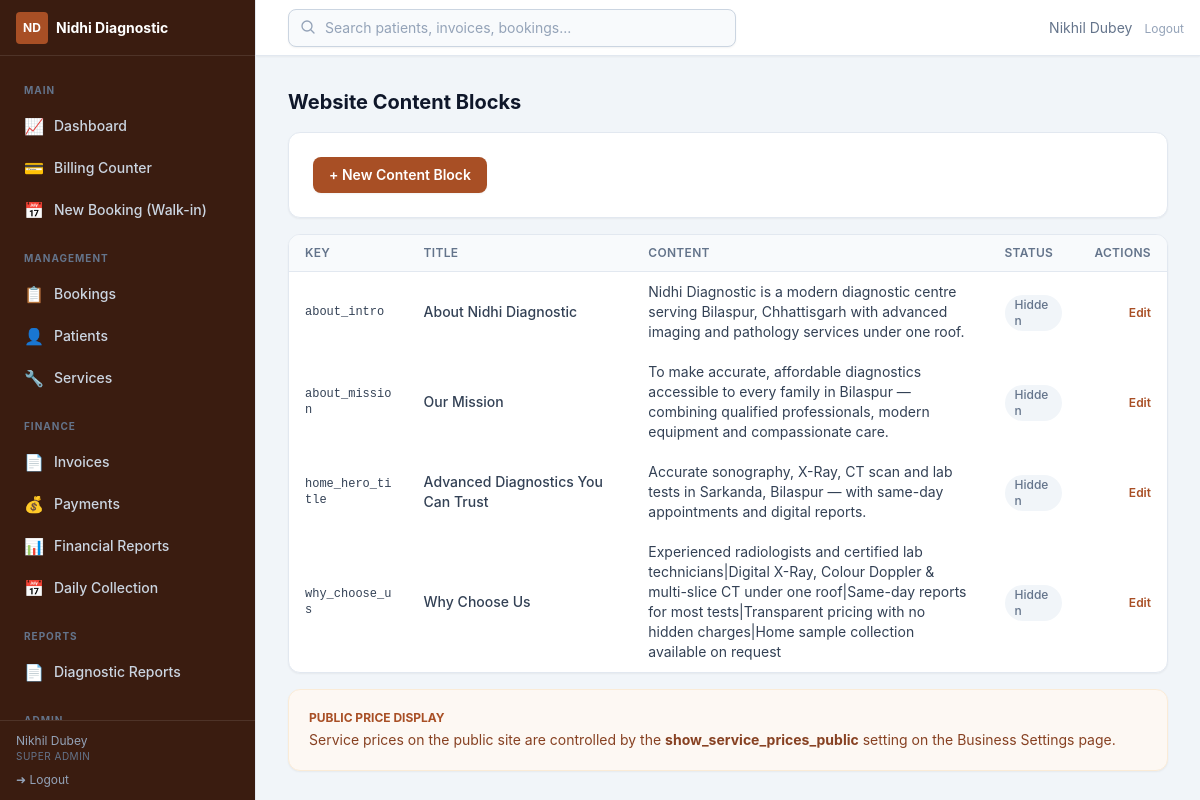
The app's page /admin/settings/content (signed in) with its own data.
### app/utils/helpers.py (models this page shows, shortened)
class Setting(db.Model):
    __tablename__ = "settings"
    key = db.Column(db.String(64), primary_key=True)
    value = db.Column(db.Text, nullable=False, default="")
    updated_at = db.Column(
        db.DateTime, default=lambda: datetime.now(timezone.utc).replace(tzinfo=None),
        onupdate=lambda: datetime.now(timezone.utc).replace(tzinfo=None),
    )
    updated_by = db.Column(db.Integer, db.ForeignKey("users.id", ondelete="SET NULL"))

### app/models/user.py (models this page shows, shortened)
class TimestampMixin:
    created_at = db.Column(db.DateTime, default=utcnow, nullable=False)
    updated_at = db.Column(db.DateTime, default=utcnow, onupdate=utcnow)

class User(db.Model, TimestampMixin, UserMixin):
    __tablename__ = "users"
    id = db.Column(db.Integer, primary_key=True)
    username = db.Column(db.String(64), unique=True, nullable=False, index=True)
    email = db.Column(db.String(254), unique=True)
    full_name = db.Column(db.String(128), nullable=False)
    password_hash = db.Column(db.String(256), nullable=False)
    role_id = db.Column(db.Integer, db.ForeignKey("roles.id"), nullable=False)
    is_active = db.Column(db.Boolean, default=True, nullable=False)
    last_login_at = db.Column(db.DateTime)
    role = db.relationship("Role", lazy="selectin")
    def has_permission(self, *codes) -> bool:
        if not self.role:
            return False
        if self.role.name == "super_admin":
            return True
        return bool(set(codes) & self.role.codes)

class Role(db.Model):
    __tablename__ = "roles"
    id = db.Column(db.Integer, primary_key=True)
    name = db.Column(db.String(32), unique=True, nullable=False, index=True)
    label = db.Column(db.String(64))
    permissions = db.relationship(
        "Permission", secondary="role_permissions", back_populates="roles",
        lazy="selectin",
    )

### app/models/content.py (models this page shows)
class WebsiteContent(db.Model, TimestampMixin):
    __tablename__ = "website_contents"
    id = db.Column(db.Integer, primary_key=True)
    key = db.Column(db.String(64), unique=True, nullable=False, index=True)
    title = db.Column(db.String(200))  # human label in admin UI
    body = db.Column(db.Text, default="")
    updated_by_id = db.Column(db.Integer, db.ForeignKey("users.id"))

### app/admin/settings.py (the view, shortened to what this page needs)
@settings_bp.route("/content", methods=["GET", "POST"])
@login_required
@permission_required("settings.manage")
def content():
    form = ContentForm()
    rows = WebsiteContent.query.order_by(WebsiteContent.key).all()
    from app.utils.helpers import get_setting
    return render_template("admin/settings/content.html", rows=rows,
                           show_public_prices=get_setting("show_service_prices_public"))

### app/admin/settings.py
class ContentForm(FlaskForm):
    title = StringField(validators=[Optional(), Length(max=200)])
    body = TextAreaField(validators=[Length(max=5000)])

### app/models/user.py (called while the page is built)
@login_manager.user_loader
def load_user(user_id):
    return db.session.get(User, int(user_id))

### app/utils/helpers.py (called while the page is built)
def get_setting(key, default=""):
    row = db.session.get(Setting, key)
    if row is not None:
        return row.value
    return SETTING_DEFAULTS.get(key, default)

def permission_required(*permissions):
    def decorator(view):
        @wraps(view)
        def wrapped(*args, **kwargs):
            if not current_user.is_authenticated:
                return redirect(url_for("auth.login", next=request.url))
            if not current_user.has_permission(*permissions):
                abort(403)
            return view(*args, **kwargs)
        return wrapped
    return decorator

### app/templates/admin/settings/content.html (shortened to what this page needs)
{% extends "admin/base.html" %}
{% block content %}
<div class="flex flex-wrap items-center justify-between gap-3">
  <h1 class="text-xl font-bold text-slate-900">Website Content Blocks</h1>
</div>
<div class="card mt-4 p-6" x-data="{showForm: false}">
  <button type="button" @click="showForm = !showForm" class="btn-primary text-sm">+ New Content Block</button>
</div>
<div class="card mt-4 overflow-hidden">
  <div class="overflow-x-auto">
    <table class="table-base table-responsive">
      <thead><tr><th>Key</th><th>Title</th><th>Content</th><th>Status</th><th class="text-right">Actions</th></tr></thead>
      <tbody>
        {% for row in rows %}
        <tr>
          <td data-label="Key" class="font-mono text-xs">{{ row.key }}</td>
          <td data-label="Title" class="font-medium">{{ row.title }}</td>
          <td data-label="Content" class="max-w-md truncate text-sm text-slate-500">{{ row.body }}</td>
          <td data-label="Status"><span class="badge {{ 'bg-emerald-50 text-emerald-700' if row.is_active else 'bg-slate-100 text-slate-500' }}">{{ 'Active' if row.is_active else 'Hidden' }}</span></td>
          <td data-label="Actions" class="text-right"><a href="{{ url_for('settings.edit_content', row_id=row.id) }}" class="text-xs font-semibold text-brand-700 hover:underline">Edit</a></td>
        </tr>
        {% else %}
        <tr><td colspan="5" class="px-4 py-8 text-center text-sm text-slate-400">No content blocks yet.</td></tr>
        {% endfor %}
      </tbody>
    </table>
  </div>
</div>
<div class="card mt-4 p-5 bg-brand-50 border-brand-100">
  <p class="text-xs font-bold uppercase text-brand-700">Public Price Display</p>
  <p class="mt-1 text-sm text-brand-800">Service prices on the public site are controlled by the
    <strong>show_service_prices_public</strong> setting on the Business Settings page.</p>
</div>
{% endblock %}

### app/templates/admin/base.html (shortened to what this page needs)
{% extends "base.html" %}
{% block body %}
<div class="flex h-screen bg-slate-100" x-data="{ sidebar: window.innerWidth >= 1024 }"
     @resize.window="sidebar = window.innerWidth >= 1024"
     @keydown.escape.window="if (window.innerWidth < 1024) sidebar = false">
  <aside class="fixed inset-y-0 left-0 z-30 flex w-64 flex-col border-r border-slate-200 bg-brand-950 text-slate-200 transition-transform duration-300 ease-in-out lg:translate-x-0"
         :class="sidebar ? 'translate-x-0' : '-translate-x-full'">
    <div class="flex h-14 items-center justify-between gap-2 border-b border-white/10 px-4">
      <div class="flex min-w-0 items-center gap-2">
        <span class="flex h-8 w-8 flex-none items-center justify-center rounded bg-brand-700 text-xs font-bold text-white">ND</span>
        <span class="truncate text-sm font-bold text-white">{{ center_name() }}</span>
      </div>
    </div>
    <nav class="flex-1 space-y-0.5 overflow-y-auto p-3 text-sm">
      {% macro nav_item(href, label, icon, perm='dashboard.view') -%}
        {% if current_user.has_permission(perm) %}
        <a href="{{ href }}" @click="if (window.innerWidth < 1024) sidebar = false" class="flex items-center gap-2.5 rounded-lg px-3 py-2 font-medium transition
          {% if request.path.rstrip('/') == href.rstrip('/') %}bg-brand-700 text-white{% else %}text-slate-300 hover:bg-white/5 hover:text-white{% endif %}">
          <span class="text-base">{{ icon | safe }}</span>{{ label }}
        </a>
        {% endif %}
      {%- endmacro %}
      <p class="px-3 pt-3 pb-1 text-[10px] font-bold uppercase tracking-widest text-slate-500">Main</p>
      {{ nav_item(url_for('admin_dash.dashboard'), 'Dashboard', '&#128200;') }}
      {{ nav_item(url_for('billing.counter'), 'Billing Counter', '&#128179;', 'billing.manage') }}
      {{ nav_item(url_for('bookings.create'), 'New Booking (Walk-in)', '&#128197;', 'bookings.manage') }}
      <p class="px-3 pt-4 pb-1 text-[10px] font-bold uppercase tracking-widest text-slate-500">Management</p>
      {{ nav_item(url_for('bookings.index'), 'Bookings', '&#128203;', 'bookings.manage') }}
      {{ nav_item(url_for('patients.index'), 'Patients', '&#128100;', 'patients.manage') }}
      {{ nav_item(url_for('services.index'), 'Services', '&#128295;', 'services.manage') }}
      <p class="px-3 pt-4 pb-1 text-[10px] font-bold uppercase tracking-widest text-slate-500">Finance</p>
      {{ nav_item(url_for('invoices.index'), 'Invoices', '&#128196;', 'billing.manage') }}
      {{ nav_item(url_for('payments.index'), 'Payments', '&#128176;', 'payments.manage') }}
      {{ nav_item(url_for('finreports.index'), 'Financial Reports', '&#128202;', 'finreports.view') }}
      {{ nav_item(url_for('finreports.daily_collection'), 'Daily Collection', '&#128197;', 'finreports.view') }}
      <p class="px-3 pt-4 pb-1 text-[10px] font-bold uppercase tracking-widest text-slate-500">Reports</p>
      {{ nav_item(url_for('reports.index'), 'Diagnostic Reports', '&#128196;', 'reports.manage') }}
      <p class="px-3 pt-4 pb-1 text-[10px] font-bold uppercase tracking-widest text-slate-500">Admin</p>
    </nav>
    <div class="border-t border-white/10 px-4 py-3">
      <div class="text-xs text-slate-400 truncate">{{ current_user.full_name }}</div>
      <div class="text-[10px] uppercase tracking-wider text-slate-500">{{ current_user.role.label if current_user.role else current_user.role_name }}</div>
      <a href="{{ url_for('auth.logout') }}" class="mt-2 flex items-center gap-1.5 text-xs text-slate-400 hover:text-white">
        &#10140; Logout
      </a>
    </div>
  </aside>
  <div class="flex flex-1 flex-col pl-0 lg:pl-64">
    <header class="sticky top-0 z-20 flex h-14 items-center justify-between border-b border-slate-200 bg-white px-4 shadow-sm">
      <div class="relative ml-4 hidden max-w-md flex-1 sm:block" x-data="globalSearch()">
        <input type="text" x-model="q" @input.debounce.350ms="doSearch()"
               placeholder="Search patients, invoices, bookings..." class="input w-full bg-slate-50 pl-9" />
        <svg class="absolute left-3 top-2.5 h-4 w-4 text-slate-400" fill="none" stroke="currentColor" stroke-width="2" viewBox="0 0 24 24"><path stroke-linecap="round" stroke-linejoin="round" d="M21 21l-5.197-5.197m0 0A7.5 7.5 0 105.196 5.196a7.5 7.5 0 0010.607 10.607z"/></svg>
      </div>
      <div class="flex items-center gap-3 text-sm">
        <span class="hidden text-slate-500 md:inline">{{ current_user.full_name }}</span>
        <form method="post" action="{{ url_for('auth.logout') }}">
          <button type="submit" class="text-xs text-slate-400 hover:text-red-600">Logout</button>
        </form>
      </div>
    </header>
    <div class="flex-1 overflow-y-auto p-4 sm:p-6 lg:p-8">
      {% block content %}{% endblock %}
    </div>
  </div>
</div>
{% endblock %}

### records on screen
Setting: value "Nidhi Diagnostic"
User: full_name "Nikhil Dubey"
Role: role "SUPER ADMIN"
WebsiteContent: key "about_intro", title "About Nidhi Diagnostic", body "Nidhi Diagnostic is a modern diagnostic centre serving Bilaspur, Chhattisgarh with advanced imaging and pathology services under one roof.", is_active "Hidden"
WebsiteContent: key "about_mission", title "Our Mission", body "To make accurate, affordable diagnostics accessible to every family in Bilaspur — combining qualified professionals, modern equipment and compassionate care.", is_active "Hidden"
WebsiteContent: key "home_hero_title", title "Advanced Diagnostics You Can Trust", body "Accurate sonography, X-Ray, CT scan and lab tests in Sarkanda, Bilaspur — with same-day appointments and digital reports.", is_active "Hidden"
WebsiteContent: key "why_choose_us", title "Why Choose Us", body "Experienced radiologists and certified lab technicians|Digital X-Ray, Colour Doppler & multi-slice CT under one roof|Same-day reports for most tests|Transparent pricing with no hidden charges|Home sample collection available on request", is_active "Hidden"

### other values on screen
{{ icon | safe }} "📈 💳 📅 📋 👤 🔧 📄 💰 📊 📅 📄"
{{ label }} "Dashboard Billing Counter New Booking (Walk-in) Bookings Patients Services Invoices Payments Financial Reports Daily Collection Diagnostic Reports"
